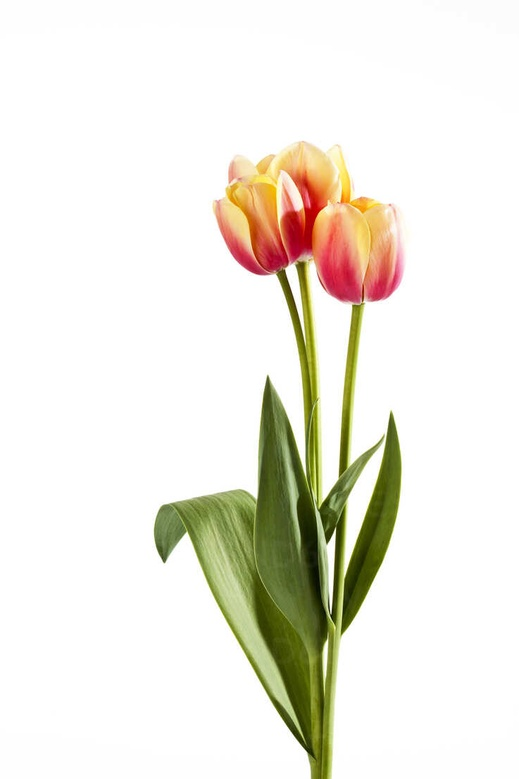
#> input picture ImageProcessingAndRecognition/lab3/data/color/tulip_orange.jpg, 519 x 779 px, shrunk from 737 x 1106 before the run; its folder holds 4 pictures in this run
$ jupyter execute --allow-errors lab3-executed.ipynb   (shell and % lines are left out)   (older library calls are emulated)
#> lines starting #> are read from the running program, lines starting #| are printed output that depends on the picture
# Практическая работа №3

## Поиск изображений по содержанию

## Задание

### Цель

Знакомство с методами поиска изображений по содержанию, формирование навыков реализации методов поиска по содержанию на языке Python.

### Задачи

Выполнение практической работы направлено на исследование методов поиска изображений по содержанию

## Ход работы

### Импорты и вспомогательные функции

### Подготовка окружения

Устанавливаю необходимые зависимости перед импортом модулей.

[cell 1]
import os
import math
import numpy as np
import skimage
from skimage import img_as_float, img_as_ubyte, morphology
from skimage.color import rgb2gray
from skimage.exposure import histogram
from skimage.feature import graycomatrix, graycoprops
from PIL import Image
import imagehash
import matplotlib.pyplot as plt
from pathlib import Path

plt.rcParams.update(
    {
        # корректное отображение ЧБ изображений в Matplotlib
        'image.cmap': 'gray',
        'axes.titlesize': 10,
    }
)

[cell 2]
# отрисовка изображений в виде сетки
# images - словарь {название изображения: изображение}
def display_images(images, ncolumns: int = 1) -> None:
    nrows = math.ceil(len(images) / ncolumns)
    fig, axes = plt.subplots(nrows, ncolumns, figsize=(2*ncolumns, 3 * nrows))
    axes = axes.flatten()

    for ax, (title, image) in zip(axes, images.items()):
        ax.axis('off')
        ax.imshow(image)
        ax.set_title(title)

    for i in range(len(images), len(axes)):
        axes[i].axis('off')
        fig.tight_layout()
        plt.show()

def get_filename_without_extension(path: str) -> str:
    return Path(path).stem

### Подготовка изображений для исследования

[cell 3]
path_base = 'data'
path_color = os.path.join(path_base, 'color')
path_shape = os.path.join(path_base, 'shape')
path_texture = os.path.join(path_base, 'texture')

color_images = dict()
lsh_images = dict()
for filename in os.listdir(path_color):
    color_images[get_filename_without_extension(filename)] = skimage.io.imread(os.path.join(path_color, filename))
    lsh_images[get_filename_without_extension(filename)] = Image.open(os.path.join(path_color, filename))

shape_images = dict()
#> shape_images = 0 items
#> (the rest of this cell did not finish here and is left out)

[cell 4]
display_images(color_images, len(color_images))
#> in display_images, `nrows = math.ceil(len(images) / ncolumns)`: nrows = 1
#> the loop in display_images, `for ax, (title, image) in zip(axes, images.items()):` made 4 passes
#> title on passes 1 to 4: 'tulip_orange', 'tulip_red1', 'tulip_red2', 'tulip_red3'
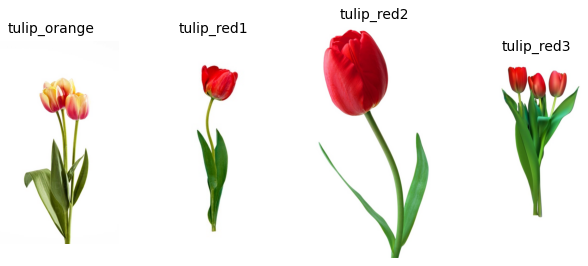
#> figure drawn by matplotlib, 4 panels

#> (a cell that did not finish here is left out)

#> (a cell that did not finish here is left out)
